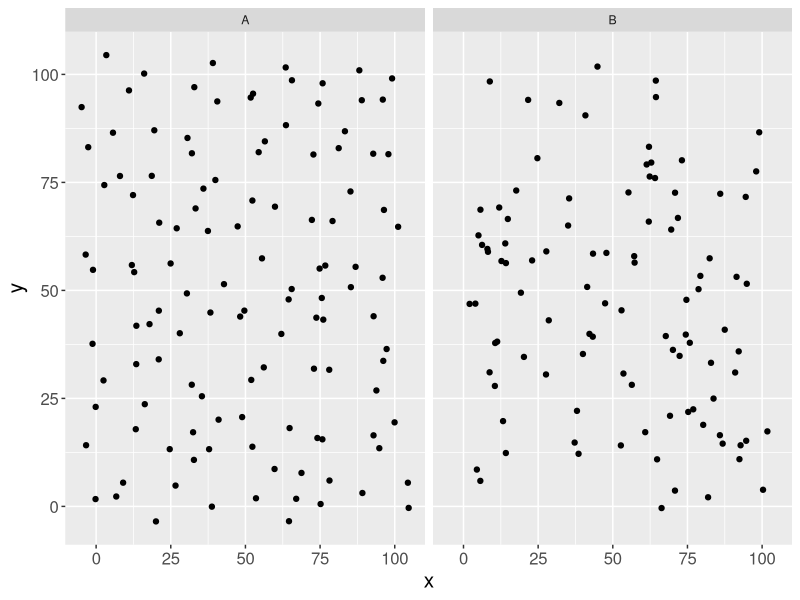

Write the R code that produced this figure.
## ---- chunk 1
knitr::opts_chunk$set(echo = FALSE, fig.width = 10, fig.height = 5, fig.align = "center", 
                      message = FALSE, warning=FALSE, cache = TRUE) 
library(dplyr, quietly = TRUE, warn.conflicts = FALSE)
library(tidyr, quietly = TRUE, warn.conflicts = FALSE)
library(ggplot2, quietly = TRUE, warn.conflicts = FALSE)
ps <- element_text(size = 12)
ps2 <- element_text(size = 15)
ps3 <- element_text(size = 20)
this.theme <- theme(axis.title.x = ps2, axis.title.y = ps2, axis.text.x = ps, axis.text.y = ps, 
                    title = ps3,
                    legend.text = ps)
## ---- chunk 2
dat1 <- data.frame(
  x = rep(seq(0, 100, 10), each = 11),
  y = rep(seq(0, 100, 10), 11),
  lab = "A")
dat2 <- data.frame(x = runif(100, 1, 100), y = runif(100, 1, 100), lab = "B")
dat <- rbind(dat1, dat2)
ggplot(dat, aes(x = x, y = y)) + facet_grid(~lab) + this.theme + 
  geom_jitter(position = position_jitter(width = 5, height = 5))
